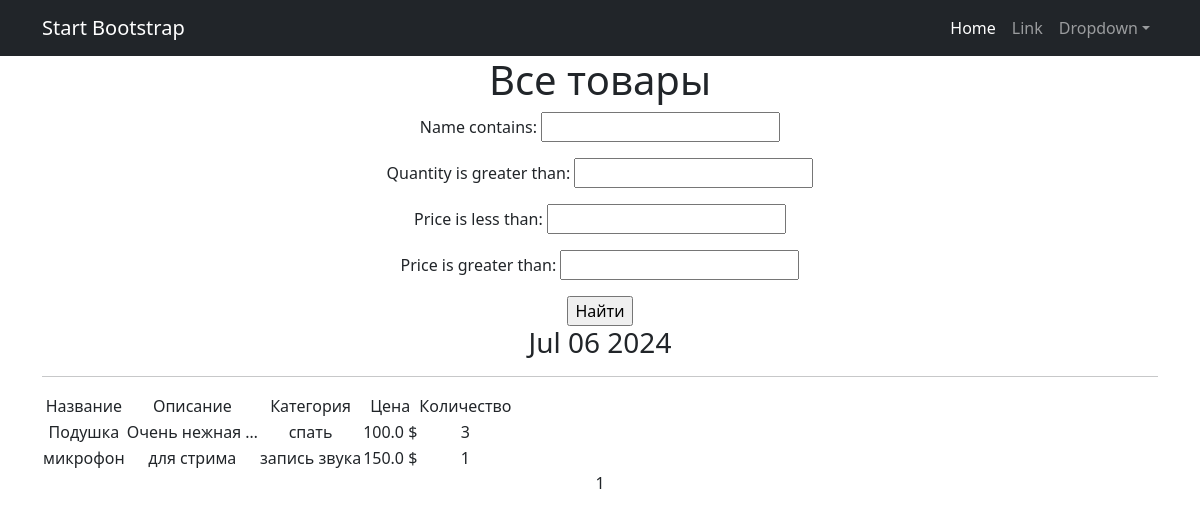
Screenshot of /products/ with the database file from the repository.
### simpleapp/models.py (models this page shows, shortened)
class Product(models.Model):
    name = models.CharField(max_length=100, unique=True) # названия товаров не должны повторяться
    description = models.TextField()
    quantity = models.IntegerField(validators=[MinValueValidator(0)])
    category = models.ForeignKey(to='Category', on_delete=models.CASCADE, related_name='products') # все продукты в категории будут доступны через поле products
    price = models.FloatField(validators=[MinValueValidator(0.0)])

class Category(models.Model):
    name = models.CharField(max_length=100, unique=True)

### simpleapp/views.py (the view)
# urls.py: path('', ProductsList.as_view(), name='product_list'),
class ProductsList(ListView):
    model = Product
    ordering = 'name'
    template_name = 'flatpages/products.html'
    context_object_name = 'products'
    paginate_by = 2 # вот так мы можем указать количество записей на странице
    def get_queryset(self):
        queryset = super().get_queryset()
        self.filterset = ProductFilter(self.request.GET, queryset)
        return self.filterset.qs
    def get_context_data(self, **kwargs):
        context = super().get_context_data(**kwargs)
        context['filterset'] = self.filterset
        return context

### simpleapp/templatetags/custom_filters.py (called while the page is built)
@register.filter()
def currency(value, code='rub'):
    postfix = CURRENCIES_SYMBOLS[code]
    return f'{value} {postfix}'

### simpleapp/templatetags/custom_tags.py (called while the page is built)
@register.simple_tag()
def current_time(format_string='%b %d %Y'):
    return datetime.utcnow().strftime(format_string)

### templates/flatpages/products.html (shortened to what this page needs)
{% extends 'flatpages/default.html' %}
{% load custom_filters %}
{% load custom_tags %}
{% block content %}
<h1>Все товары</h1>
<form action="" method="get">
    {{ filterset.form.as_p }}
    <input type="submit" value="Найти"/>
</form>
<h3>{% current_time '%b %d %Y' %}</h3>
<hr>
{% if products %}
    <table>
        <tr>
            <td>Название</td>
            <td>Описание</td>
            <td>Категория</td>
            <td>Цена</td>
            <td>Количество</td>
        </tr>
        {% for product in products %}
        <tr>
            <td>{{product.name}}</td>
            <td>{{product.description|truncatewords:2}}</td>
            <td>{{product.category.name}}</td>
            <td>{{product.price|currency:"usd"}}</td>
            <td>{{product.quantity}}</td>
        </tr>
        {%endfor%}
    </table>
{%else%}
    <h2>Товаров нет!</h2>
{% endif %}
   {{ page_obj.number }}
{% endblock content %}

### rows the page displays
Product: name "Подушка", description "Очень нежная …", category.name "спать", price "100.0 $", quantity "3"
Product: name "микрофон", description "для стрима", category.name "запись звука", price "150.0 $", quantity "1"

### other values shown
{{ page_obj.number }} "1"
